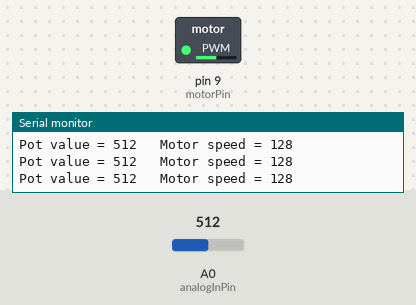
A sketch run on a simulated Arduino Uno, built with avr-gcc and run on an emulated ATmega328P. Parts: switched loads named in the sketch (green lamp = pin HIGH), the last lines printed to the serial monitor. The inputs (shaded band) are chosen by the test bench; at power-on: A0 (analogInPin) = 512.

Above: at 1.2 s.
1.3 s: A0 (analogInPin) set to 122
At 2.5 s:
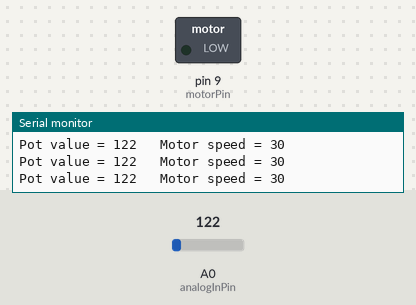
2.8 s: A0 (analogInPin) set to 236
5.8 s: A0 (analogInPin) set to 244
At 6.6 s:
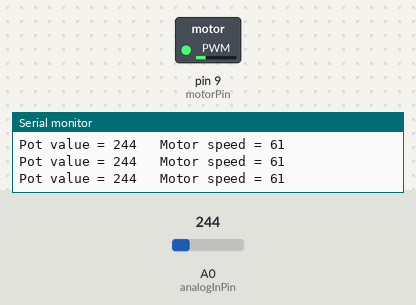
7.3 s: A0 (analogInPin) set to 716
At 8.5 s:
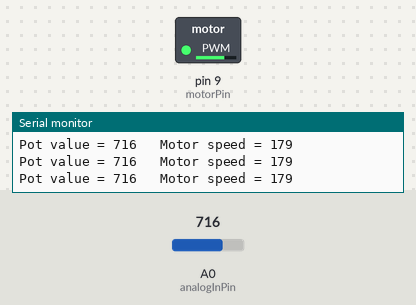
8.8 s: A0 (analogInPin) set to 1023
At 9.7 s:
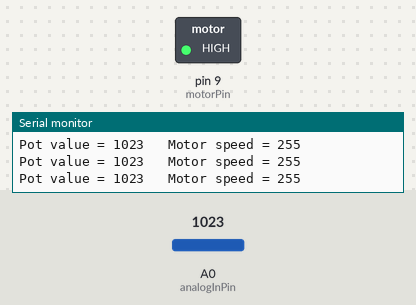
Timing chart, 0 to 11.3 s (numbered marks = the images above; inputs shaded):
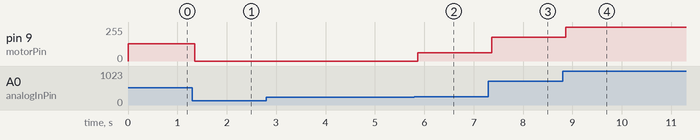

The sketch:

motor_2_PWM_soluzione.ino
```cpp
/*
 Simple Motor: Pot - Soluzione

 Motore DC con variazione della velocita' tramite PWM
 pilotata da un potenziometro

 Impostare una mappatura in modo che il motore parta
 da un valore minimo adeguato.

 */

const int analogInPin  = A0;
const int motorPin     = 9;

int potValue   = 0;
int motValue   = 0;

void setup() {
  pinMode(motorPin, OUTPUT);
  Serial.begin(9600); // Debuggin

}
void loop() {
  potValue = analogRead(analogInPin) ;
  motValue =  potValue / 4 ;// Mappatura semplificata da 1024 -> 255

// Debug
  Serial.print("Pot value = " );
  Serial.print(potValue);
  Serial.print("\t Motor speed = ");
  Serial.println(motValue);

  if (motValue > 60) { // Valore minimo per far partire il motore
    analogWrite(motorPin,motValue); //
  }
  else analogWrite(motorPin,0); // Se non supera il valore minimo
  // deve restare fermo

  delay(3); // Pause, stabilizza la lettura del Pot
}
```

Measured:
- the behaviour switches between 243 and 244 on A0 (analogInPin) (found by bisection; images 1 and 2)
- after the input at 1.3 s, pin 9 (motorPin): 128/255 → 0/255 after 0.05 s
- after the input at 5.8 s, pin 9 (motorPin): 0/255 → 61/255 after 0.07 s
- after the input at 7.3 s, pin 9 (motorPin): 61/255 → 179/255 after 0.06 s
- after the input at 8.8 s, pin 9 (motorPin): 179/255 → 255/255 after 0.06 s
